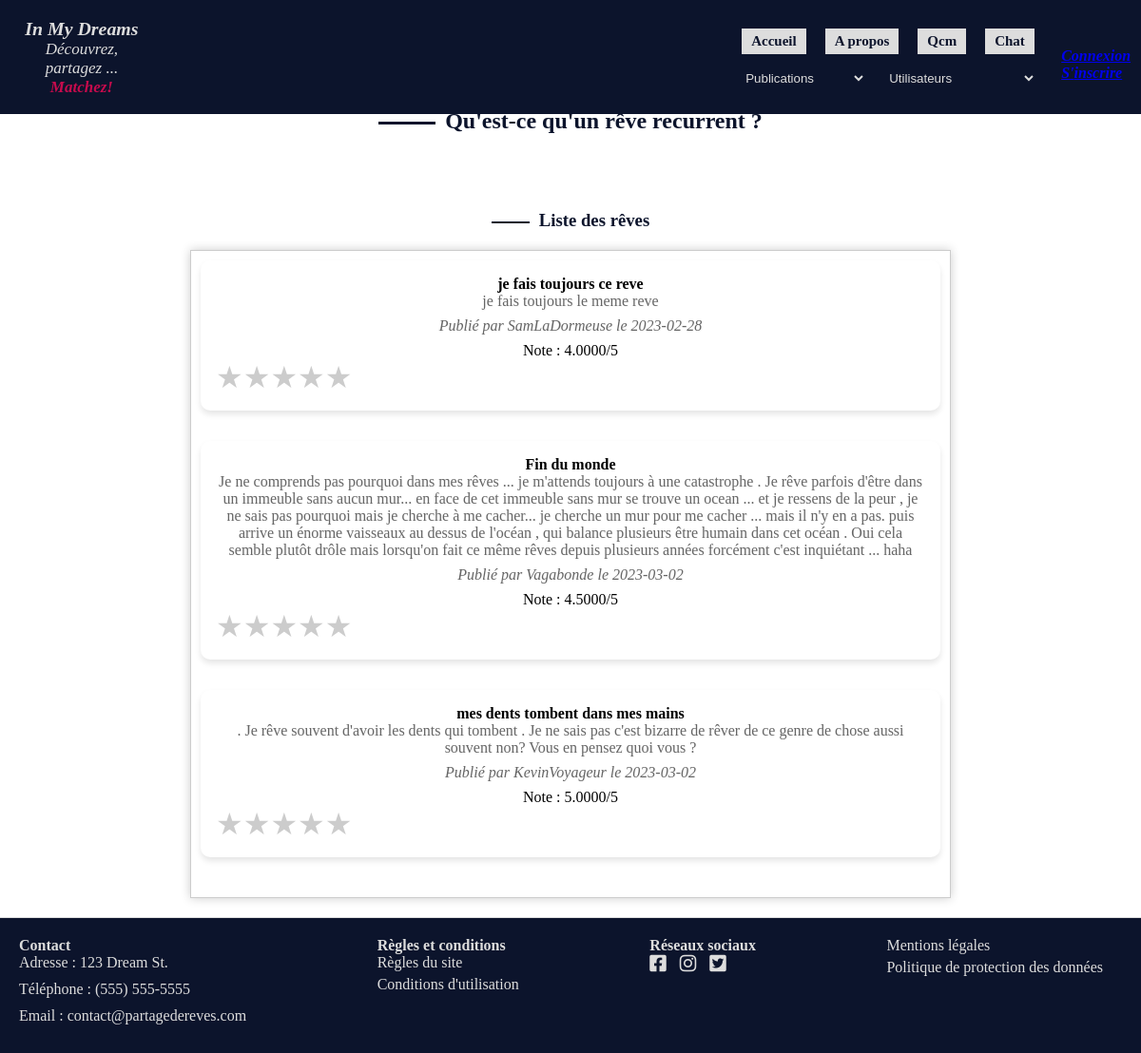
Screenshot of /index.php?page=categ-reves&action=recurrent with the database file from the repository.
### tables this page shows
CREATE TABLE `reve` (
  `id_reve` int(11) NOT NULL AUTO_INCREMENT,
  `Libelle_Reve` text NOT NULL,
  `Date_Creation_Reve` date NOT NULL,
  `id_famille_reve` int(11) NOT NULL,
  `id_utilisateur` int(11) NOT NULL,
  `id_type_reve` int(11) DEFAULT NULL,
  `Titre_Reve` varchar(100) DEFAULT NULL,
  `libelle_type_reve` varchar(255) DEFAULT NULL,
  PRIMARY KEY (`id_reve`),
  KEY `REVE_FAMILLE_REVE_FK` (`id_famille_reve`),
  KEY `REVE_UTILISATEUR0_FK` (`id_utilisateur`),
  CONSTRAINT `REVE_FAMILLE_REVE_FK` FOREIGN KEY (`id_famille_reve`) REFERENCES `famille_reve` (`id_famille_reve`),
  CONSTRAINT `REVE_UTILISATEUR0_FK` FOREIGN KEY (`id_utilisateur`) REFERENCES `utilisateur` (`id_utilisateur`)
);

CREATE TABLE `utilisateur` (
  `id_utilisateur` int(11) NOT NULL AUTO_INCREMENT,
  `pseudo` varchar(40) NOT NULL,
  `prenom` varchar(40) NOT NULL,
  `date_naissance` date NOT NULL,
  `email` varchar(40) NOT NULL,
  `mdp` varchar(255) DEFAULT NULL,
  `descript` text,
  `id_sexe` int(11) DEFAULT NULL,
  `id_cp_ville` int(11) DEFAULT NULL,
  `id_type_reve` int(11) DEFAULT NULL,
  PRIMARY KEY (`id_utilisateur`),
  KEY `FK_UTILISATEUR_SEXE` (`id_sexe`),
  KEY `FK_UTILISATEUR_CP_VILLE` (`id_cp_ville`),
  KEY `UTILISATEUR_TYPE_REVE_FK` (`id_type_reve`),
  CONSTRAINT `FK_UTILISATEUR_CP_VILLE` FOREIGN KEY (`id_cp_ville`) REFERENCES `cp_ville` (`id_cp_ville`),
  CONSTRAINT `FK_UTILISATEUR_SEXE` FOREIGN KEY (`id_sexe`) REFERENCES `sexe` (`id_sexe`),
  CONSTRAINT `UTILISATEUR_TYPE_REVE_FK` FOREIGN KEY (`id_type_reve`) REFERENCES `type_reve` (`id_type_reve`)
);

### index.php (called while the page is built)
<?php
require_once 'routers.php';
?>

### dreams/dao/dao_categ_reves.php (called while the page is built, shortened)
<?php
function afficherTypeRecurrent() {
    $conn = getConnexion();
    $SQLStmt = $conn->prepare(
        'SELECT r.*, u.pseudo, AVG(n.note) as note
        FROM REVE r
        JOIN UTILISATEUR u
        ON r.id_utilisateur = u.id_utilisateur
        LEFT JOIN NOTE n
        ON r.id_reve = n.id_reve
        WHERE r.id_type_reve = 3
        GROUP BY r.id_reve;'
    );
    $SQLStmt->execute();
    $reves = $SQLStmt->fetchAll(PDO::FETCH_ASSOC);
    return $reves;
}
?>

### dreams/redirectionCateg/recurrent.phtml (the view, shortened to what this page needs)
<?php
require_once __DIR__ . '/../dao/dao_categ_reves.php';
?>
<!DOCTYPE html>
<html lang="en">
  <head>
    <link rel="stylesheet" href="https://cdnjs.cloudflare.com/ajax/libs/font-awesome/6.1.0/css/all.min.css">
	<link rel="stylesheet" href="/inmydreams/dreams/style/style.css">
  </head>
<body>
    <main>
        <nav>
            <?php require_once __DIR__ . '/../partials/nav.phtml'; ?>
        </nav>
        <header>
            <h1 class="titre-type-reve">Rêves recurrents</h1>
        </header>
        <section class="definition-type-reve">
            <h2 class="sous-titre-categ">Qu'est-ce qu'un rêve recurrent ?</h2>
            <h3 class="h3-liste-reves">Liste des rêves</h3>
                <div class="categ-liste-reves" id="liste-reves">
                    <?php $reves = afficherTypeRecurrent() ;
         foreach ($reves as $reve) {
            echo '<div class="reve">';
            echo '<h4 class="titre-categ-reve">' . $reve['Titre_Reve'] . '</h4>';
            echo '<p class="libelle-categ-reve">' . $reve['Libelle_Reve'] . '</p>';
            echo '<p class="info-categ-reve italic">';
            echo 'Publié par ' . $reve['pseudo'] . ' le ' . $reve['Date_Creation_Reve'];
            echo '</p>';
            echo '<div class="note" data-id="' . $reve['id_reve'] . '" data-note="' . $reve['note'] . '">';
            echo 'Note : ' . $reve['note'] . '/5';
            echo '</div>';
            echo '<div class="rating" data-id="' . $reve['id_reve'] . '">';
            echo '<span class="star" data-value="1">&#9733;</span>';
            echo '<span class="star" data-value="2">&#9733;</span>';
            echo '<span class="star" data-value="3">&#9733;</span>';
            echo '<span class="star" data-value="4">&#9733;</span>';
            echo '<span class="star" data-value="5">★</span>';
            echo '</div>';
            echo '</div>';
        }
                            ?>
                </div>
        </section>
    </main>
    <footer>
        <?php require_once __DIR__ . '/../partials/footer.phtml'; ?>
    </footer>
</body>
</html>

### dreams/style/style.css (style rules this page uses)
body, html, * { margin: 0; padding: 0; box-sizing: border-box; }
footer { background-color: #0c142c; color: rgb(221, 221, 221);; padding: 20px; }
.definition-type-reve { display: flex; flex-direction: column; align-items: center; text-align: center; border-top: 1px solid rgb(221, 221, 221);; border-bottom: 1px solid rgb(221, 221, 221);; padding: 20px 0; }
.definition-type-reve > * { margin: 20px 0; max-width: 800px; }
.definition-type-reve h2::before { content: ""; display: inline-block; width: 60px; height: 3px; background-color: #0c142c; margin-right: 10px; vertical-align: middle; }
.definition-type-reve h3::before { content: ""; display: inline-block; width: 40px; height: 2px; background-color: #0c142c; margin-right: 10px; vertical-align: middle; }
.categ-liste-reves { box-shadow: 0 0 10px rgba(0, 0, 0, 0.2); border: 1px solid #ccc; padding: 10px; margin: 0 auto; }
.titre-type-reve, .sous-titre-categ, .h3-liste-reves { color:#0c142c; }
.titre-type-reve { font-size: 3em; color: #6b0036; display: flex; justify-content: center; font-family: 'Arial Black', sans-serif; }
.definition-type-reve p { margin-bottom: 20px; text-shadow: 1px 1px 0 #f9f9f9; }
.rating { display: flex; }
.star { font-size: 2rem; cursor: pointer; color: #ccc; }
.italic { font-style: italic; }
.reve { padding: 1rem; margin-bottom: 2rem; width: 100%; background-color: #ffffff; border-radius: 10px; box-shadow: 0 4px 6px rgba(0, 0, 0, 0.1); transition: box-shadow 0.3s, transform 0.3s; }
.reve:not(:last-child) { margin-bottom: 2rem; }
.reve p { font-size: 1rem; color: #666; margin-bottom: 0.5rem; }

### rows the page displays
reve: Titre_Reve "je fais toujours ce reve", Libelle_Reve "je fais toujours le meme reve", id_utilisateur.pseudo "SamLaDormeuse", Date_Creation_Reve "2023-02-28", note "4.0000"
reve: Titre_Reve "Fin du monde", Libelle_Reve "Je ne comprends pas pourquoi dans mes rêves ... je m'attends toujours à une catastrophe . Je rêve parfois d'être dans un immeuble sans aucun mur... en face de cet immeuble sans mur se trouve un ocean ... et je ressens de la peur , je ne sais pas pourquoi mais je cherche à me cacher... je cherche un mur pour me cacher ... mais il n'y en a pas. puis arrive un énorme vaisseaux au dessus de l'océan , qui balance plusieurs être humain dans cet océan . Oui cela semble plutôt drôle mais lorsqu'on fait ce même rêves depuis plusieurs années forcément c'est inquiétant ... haha", id_utilisateur.pseudo "Vagabonde", Date_Creation_Reve "2023-03-02", note "4.5000"
reve: Titre_Reve "mes dents tombent dans mes mains", Libelle_Reve ". Je rêve souvent d'avoir les dents qui tombent . Je ne sais pas c'est bizarre de rêver de ce genre de chose aussi souvent non? Vous en pensez quoi vous ?", id_utilisateur.pseudo "KevinVoyageur", Date_Creation_Reve "2023-03-02", note "5.0000"
